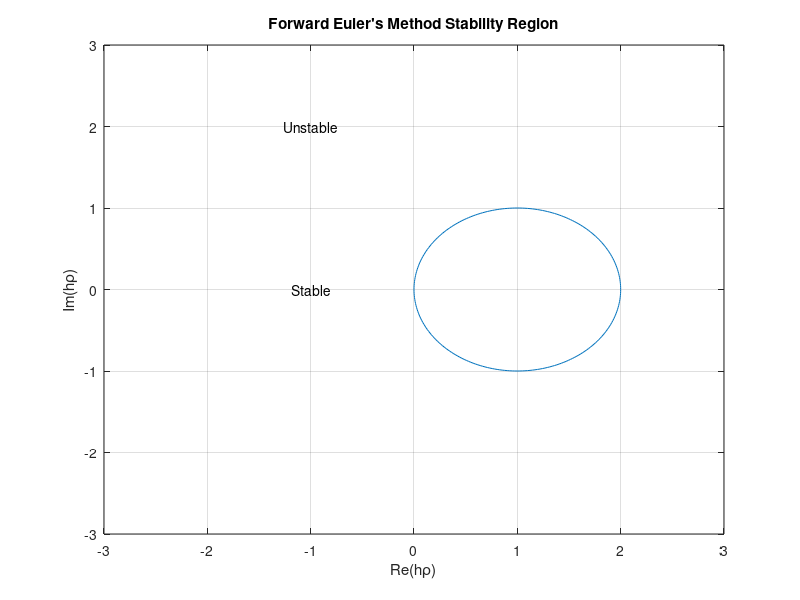

This chart was generated by the following MATLAB code:
clear all;

theta = 0:pi/128:2*pi;
hrho2 = 1-1./(exp(i*theta));
plot(real(hrho2),imag(hrho2));
grid on;
axis([-3 3 -3 3]);
text(-1.0,0,'Stable','HorizontalAlignment','center');
text(-1.0,2,'Unstable','HorizontalAlignment','center');
title('Forward Euler''s Method Stability Region')
xlabel('Re(h\rho)')
ylabel('Im(h\rho)')